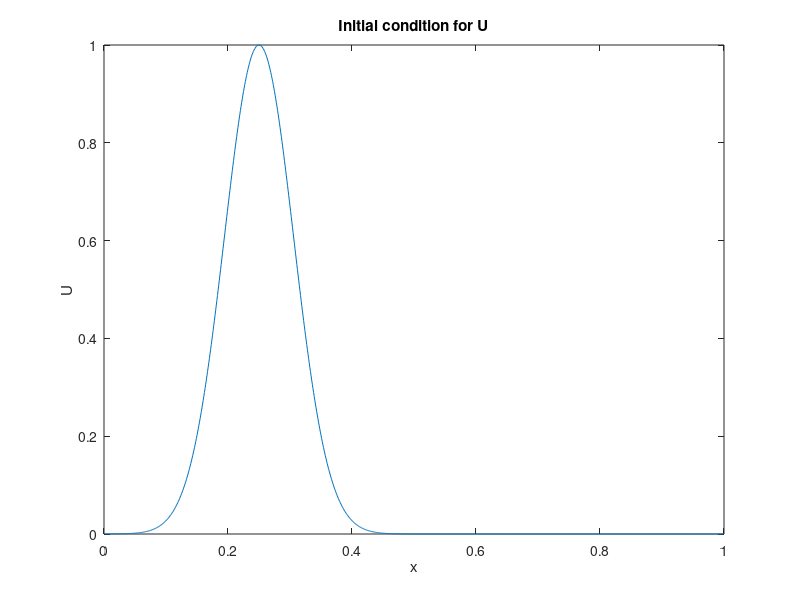

MATLAB code for this plot: (Note: this script raises an error after producing the figure.)
%% Shock_mol.m

%% Author: Louise Olsen-Kettle (email: l.kettle1@uq.edu.au, @DrOlsen-Kettle)
%% Code to supplement lecture notes by Louise Olsen-Kettle:
%% Numerical solution of Partial Differential Equations (PDEs)
%% Webpage: http://espace.library.uq.edu.au/view/UQ:239427
%% ISBN: 978-1-74272-149-1

% using the method of lines to solve Burger's nonlinear equation for inviscid flow: U_t = -U U_x
global s b n

x1=0;
a = 1.; % length in x-direction
x2=a;

T = 0.1; % length of time for solution

n = 999;   % no of grid points Xn

dx = a/(n+1.); % grid spacing in x direction

s = 1./(dx*2);  

% specify boundary conditions through vector b and by changing any rows in A matrix needed - for Neumann boundary conditions
 
b= zeros(n,1);

% for Dirichlet boundary conditions at x=0: b[1] = s*U(x_1,t_k)*U(x_0,t_k)
% U(x=0, t) = *U(x_0,t_k) = 0.
b(1) = 0.;
% for Dirchlet boundary conditions at x = a: b[n] = -s*U(x_n,t_k)*U(x_n+1,t_k)
% U(x=a,t) = U(x_n+1,t_k) = 0.
b(n) =  0.;
% b % check b is right too!

% set up mesh in x-direction:
x = linspace(x1+dx,x2-dx, n)';
% Set up vector U^0 at time tk=0: U(x,0) = f(x)
 
U0 =  exp(-10.*((4.*x-1).^2));

figure(1)
plot (x,U0,'-')
title ('Initial condition for U')
xlabel ('x')
ylabel ('U')

[t,U] = ode45('Uprime2',[0,T], U0);


figure(2)
mesh (t,x,U')
title ('Variation of U with time using Method of Lines')
xlabel ('t')
ylabel ('x')
zlabel ('U')

last_time_count = max(size(U))
if last_time_count == n
   last_time_count = min(size(U))
end

figure(3)
plot (x,U(last_time_count,:),'-')
title ('Solution at t=0.1')
xlabel ('x')
ylabel ('U')

last_time_count = round(last_time_count/2)

figure(4)
plot (x,U(last_time_count,:),'-')
title ('Solution at t=0.05')
xlabel ('x')
ylabel ('U')
